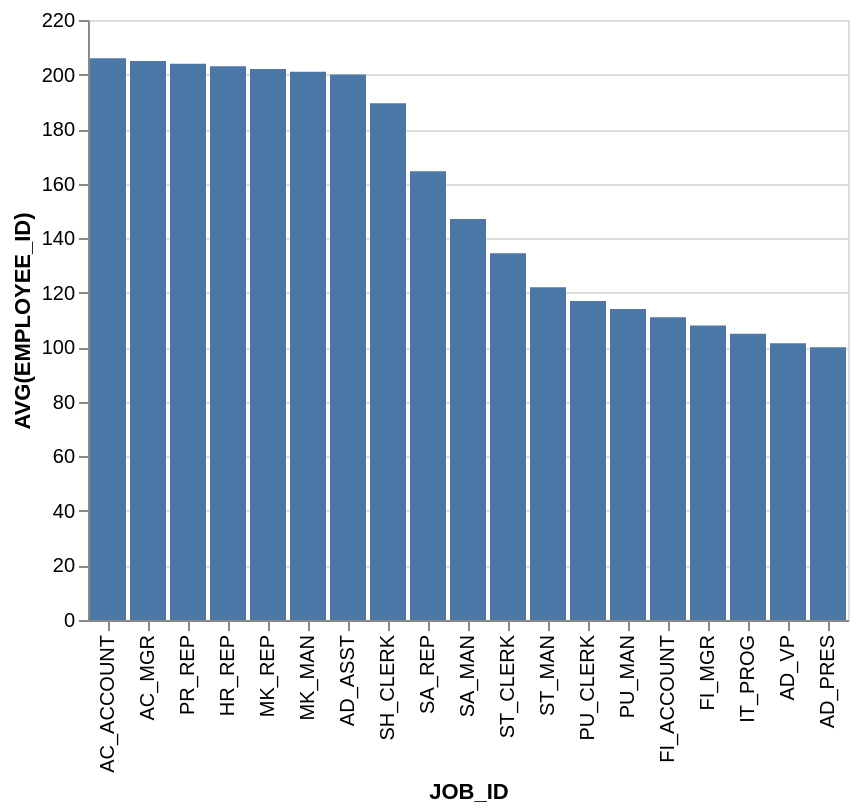

Express this chart as Vega-Lite.
### Vega-Lite specification from a JSON file in a GitHub repository (floating-point values rounded to 4 significant figures)
{"data": {"values": [{"x_data": "AC_ACCOUNT", "y_data": 206}, {"x_data": "AC_MGR", "y_data": 205}, {"x_data": "PR_REP", "y_data": 204}, {"x_data": "HR_REP", "y_data": 203}, {"x_data": "MK_REP", "y_data": 202}, {"x_data": "MK_MAN", "y_data": 201}, {"x_data": "AD_ASST", "y_data": 200}, {"x_data": "SH_CLERK", "y_data": 189.5}, {"x_data": "SA_REP", "y_data": 164.5}, {"x_data": "SA_MAN", "y_data": 147}, {"x_data": "ST_CLERK", "y_data": 134.5}, {"x_data": "ST_MAN", "y_data": 122}, {"x_data": "PU_CLERK", "y_data": 117}, {"x_data": "PU_MAN", "y_data": 114}, {"x_data": "FI_ACCOUNT", "y_data": 111}, {"x_data": "FI_MGR", "y_data": 108}, {"x_data": "IT_PROG", "y_data": 105}, {"x_data": "AD_VP", "y_data": 101.5}, {"x_data": "AD_PRES", "y_data": 100}]}, "mark": "bar", "encoding": {"x": {"field": "x_data", "type": "nominal", "title": "JOB_ID", "sort": {"op": "sum", "field": "y_data", "order": "descending"}}, "y": {"field": "y_data", "type": "quantitative", "title": "AVG(EMPLOYEE_ID)"}}}
